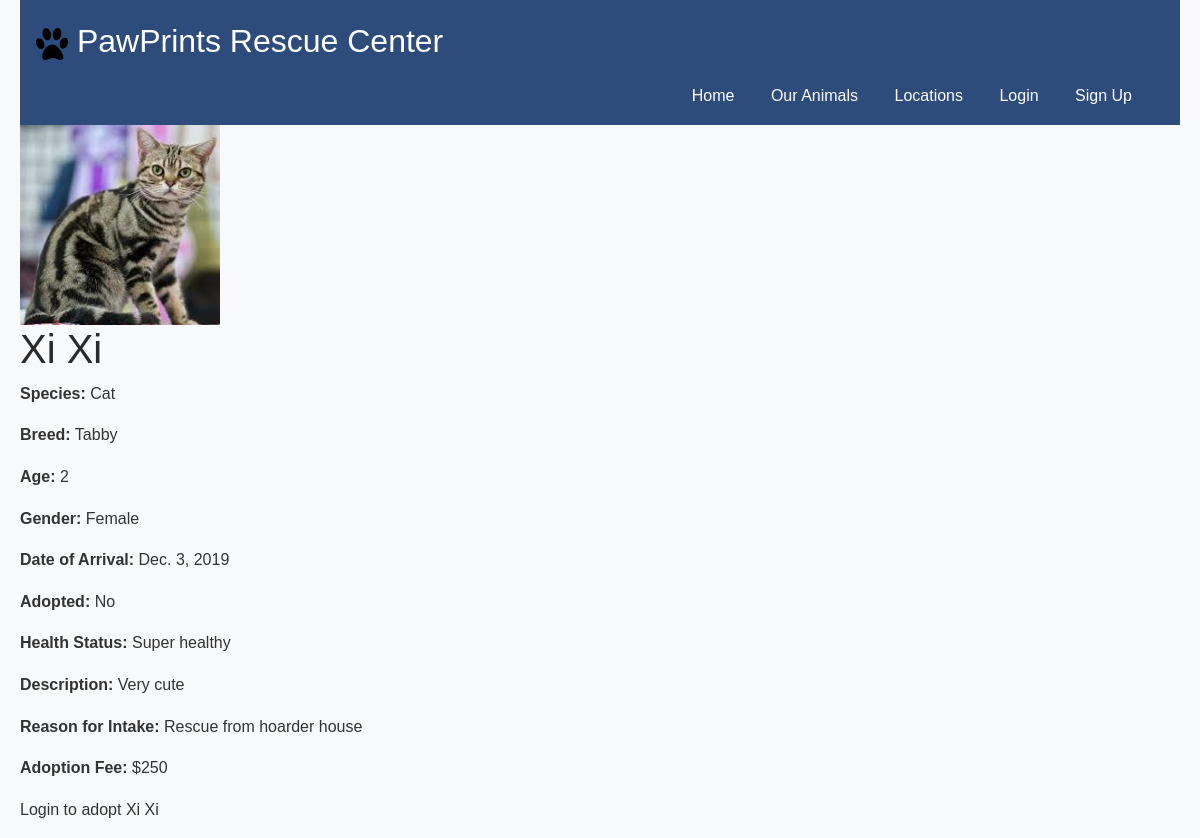
The app's page /animal/1/, older data.
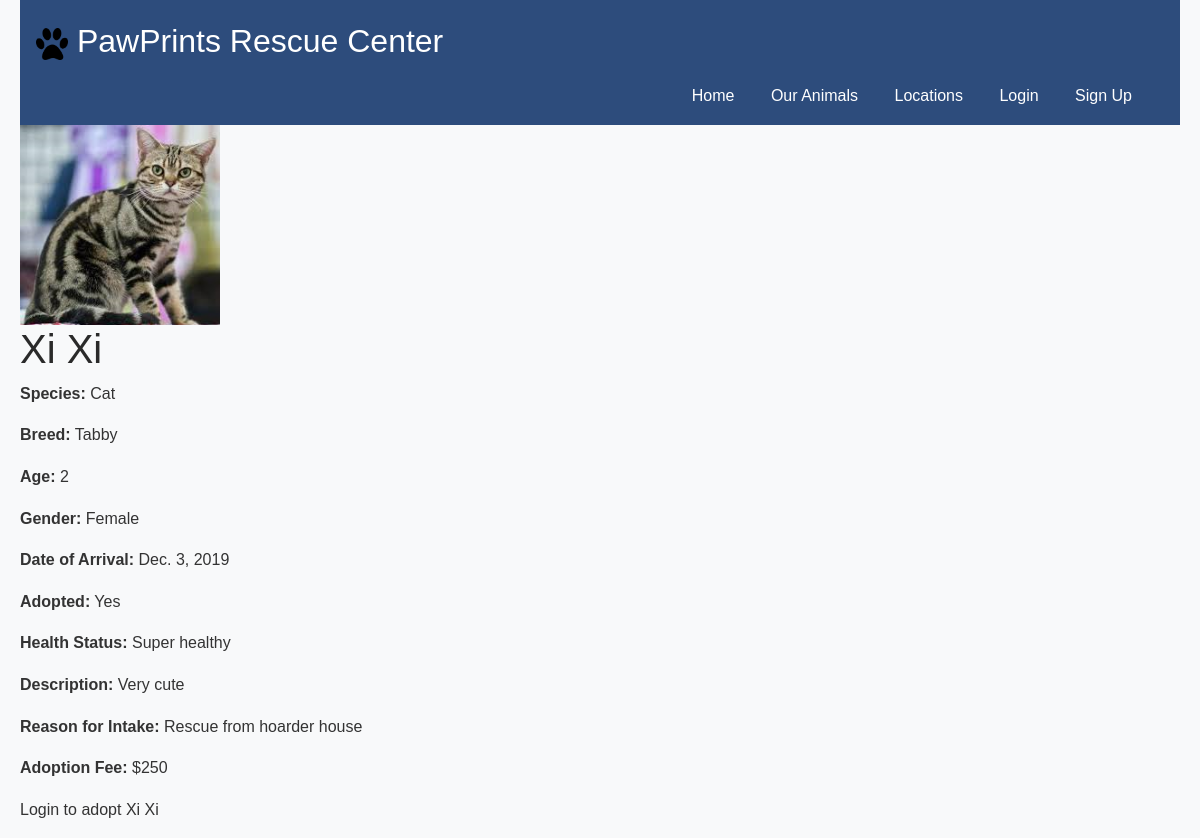
The same page, newer data.
### shelterapp/models.py (models this page shows, shortened)
class Animal(models.Model):
    animalID = models.AutoField(primary_key=True)
    name = models.CharField(max_length=100)
    species = models.CharField(max_length=100)
    breed = models.CharField(max_length=100)
    age = models.IntegerField()
    gender = models.CharField(max_length=10)
    dateOfArrival = models.DateField()
    adoptedOrNot = models.IntegerField()
    healthStatus = models.CharField(max_length=100)
    description = models.TextField()
    locationID = models.IntegerField()
    reasonForIntake = models.CharField(max_length=100)
    adoptionFee = models.IntegerField()

### shelterapp/views.py (the view)
# urls.py: path('animal/<int:animalID>/', views.animal_profile, name='animal_profile'),
def animal_profile(request, animalID):
    animal = get_object_or_404(Animal, animalID=animalID)
    return render(request, 'animal_profile.html', {'animal': animal})

### shelterapp/templates/animal_profile.html (shortened to what this page needs)
<!DOCTYPE html>
<html lang="en">
<head>
    <link rel="stylesheet" href="https://cdn.jsdelivr.net/npm/bootstrap@5.3.2/dist/css/bootstrap.min.css">
    {% load static %}
    <link rel="stylesheet" href="{% static 'shelterapp/css/style.css' %}">
</head>
<body>
    <div id="header">
        <a href="{% url 'default_page' %}">
            <p id="title">
                <img src="{% static 'shelterapp/images/' %}pawprint.png" alt="pawprint" id="logo">
                PawPrints Rescue Center
            </p>
        </a>
        {% if user.is_authenticated %}
            <ul id="nav">
                <li><a href="{% url 'default_page' %}">Home</a></li>
                {% if user.is_staff %}
                    <li><a href="{% url 'staff_dashboard' %}">Dashboard</a></li>
                {% else %}
                    <li><a href="{% url 'adopter_dashboard' %}">Dashboard</a></li>
                {% endif %}
                <li><a href="{% url 'view_animals' %}">Our Animals</a></li>
                <li><a href="{% url 'view_shelters' %}">Locations</a></li>
                <li>
                    <form id="logout" method="POST" action="{% url 'user_logout' %}">
                        {% csrf_token %}
                        <button type="submit" class="btn btn-danger w-100">Sign Out</button>
                    </form>
                </li>
            </ul>
        {% else %}
            <ul id="nav">
                <li><a href="{% url 'default_page' %}">Home</a></li>
                <li><a href="{% url 'view_animals' %}">Our Animals</a></li>
                <li><a href="{% url 'view_shelters' %}">Locations</a></li>
                <li><a href="{% url 'adopter_login' %}">Login</a></li>
                <li><a href="{% url 'adopter_signup' %}">Sign Up</a></li>
            </ul>
        {% endif %}
    </div>
    <img src="{% static 'shelterapp/images/animals/' %}{{ animal.animalID }}.png" alt="{{ animal.name }}" width="200" height="200">
    <h1>{{ animal.name }}</h1>
    <p><strong>Species:</strong> {{ animal.species }}</p>
    <p><strong>Breed:</strong> {{ animal.breed }}</p>
    <p><strong>Age:</strong> {{ animal.age }}</p>
    <p><strong>Gender:</strong> {{ animal.gender }}</p>
    <p><strong>Date of Arrival:</strong> {{ animal.dateOfArrival }}</p>
    <p><strong>Adopted:</strong> {{ animal.adoptedOrNot|yesno:"Yes,No" }}</p>
    <p><strong>Health Status:</strong> {{ animal.healthStatus }}</p>
    <p><strong>Description:</strong> {{ animal.description }}</p>
    <p><strong>Reason for Intake:</strong> {{ animal.reasonForIntake }}</p>
    <p><strong>Adoption Fee:</strong> ${{ animal.adoptionFee }}</p>
    {% if user.is_authenticated %}
        <a href="{% url 'adoption_app' animal.animalID %}">
            <button>Adopt {{ animal.name }}</button>
        </a>
    {% else %}
        <p>Login to adopt {{animal.name}}</p>
    {% endif %}
</body>
</html>

Row changes from the older to the newer data that the page shows:
changed Animal "Xi Xi": adoptedOrNot "No" → "Yes"
